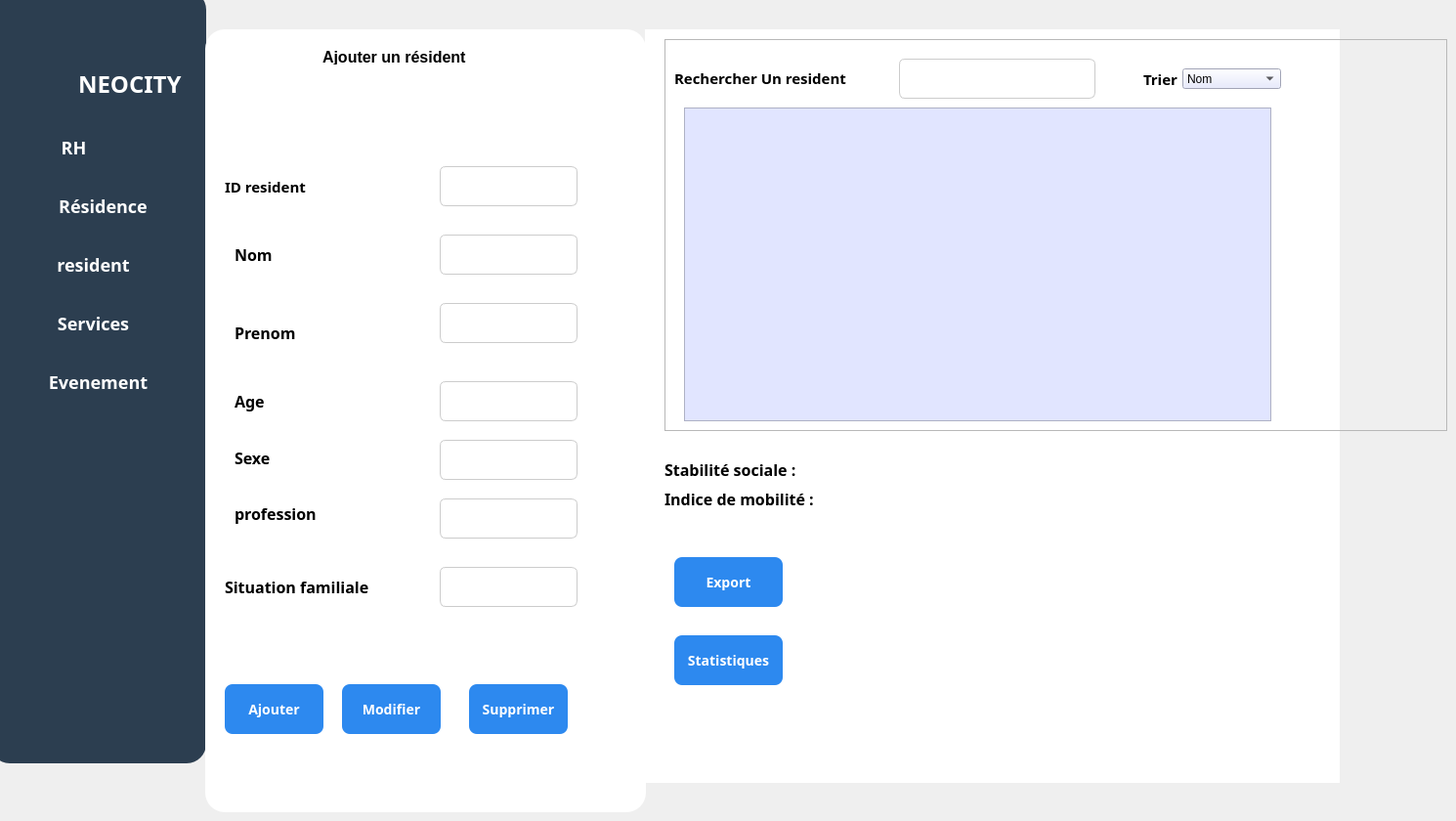
    <widget class="QWidget" name="page">
     <widget class="QFrame" name="frame_5">
      <property name="geometry">
       <rect>
        <x>-10</x>
        <y>-10</y>
        <width>221</width>
        <height>791</height>
       </rect>
      </property>
      <property name="styleSheet">
       <string notr="true">QFrame {
 border-radius: 20px;
background-color : #2C3E50;
}</string>
      </property>
      <property name="frameShape">
       <enum>QFrame::Shape::StyledPanel</enum>
      </property>
      <property name="frameShadow">
       <enum>QFrame::Shadow::Raised</enum>
      </property>
      <widget class="QLabel" name="label_32">
       <property name="geometry">
        <rect>
         <x>90</x>
         <y>80</y>
         <width>121</width>
         <height>31</height>
        </rect>
       </property>
       <property name="font">
        <font>
         <family>Bahnschrift</family>
         <pointsize>18</pointsize>
         <bold>true</bold>
        </font>
       </property>
       <property name="styleSheet">
        <string notr="true">color: rgb(255, 255, 255);</string>
       </property>
       <property name="text">
        <string>NEOCITY</string>
       </property>
      </widget>
      <widget class="QPushButton" name="RH_2">
       <property name="geometry">
        <rect>
         <x>20</x>
         <y>130</y>
         <width>131</width>
         <height>61</height>
        </rect>
       </property>
       <property name="font">
        <font>
         <family>Bahnschrift</family>
         <pointsize>-1</pointsize>
         <bold>true</bold>
        </font>
       </property>
       <property name="styleSheet">
        <string notr="true">QPushButton {
    background-color: #2C3E50;
    color: white;
    border-radius: 8px;
    padding: 10px;
    font-size: 18px;
}
QPushButton:hover {
    background-color: #1E5BB8;
}
QPushButton:pressed {
    background-color: #FFFFFF;
}</string>
       </property>
       <property name="text">
        <string>RH</string>
       </property>
      </widget>
      <widget class="QPushButton" name="residence_3">
       <property name="geometry">
        <rect>
         <x>30</x>
         <y>190</y>
         <width>171</width>
         <height>61</height>
        </rect>
       </property>
       <property name="font">
        <font>
         <family>Bahnschrift</family>
         <pointsize>-1</pointsize>
         <bold>true</bold>
        </font>
       </property>
       <property name="styleSheet">
        <string notr="true">QPushButton {
    background-color: #2C3E50;
    color: white;
    border-radius: 8px;
    padding: 10px;
    font-size: 18px;
}
QPushButton:hover {
    background-color: #1E5BB8;
}
QPushButton:pressed {
    background-color: #FFFFFF;
}</string>
       </property>
       <property name="text">
        <string>Résidence</string>
       </property>
      </widget>
      <widget class="QPushButton" name="resident">
       <property name="geometry">
        <rect>
         <x>20</x>
         <y>250</y>
         <width>171</width>
         <height>61</height>
        </rect>
       </property>
       <property name="font">
        <font>
         <family>Bahnschrift</family>
         <pointsize>-1</pointsize>
         <bold>true</bold>
        </font>
       </property>
       <property name="styleSheet">
        <string notr="true">QPushButton {
    background-color: #2C3E50;
    color: white;
    border-radius: 8px;
    padding: 10px;
    font-size: 18px;
}
QPushButton:hover {
    background-color: #1E5BB8;
}
QPushButton:pressed {
    background-color: #FFFFFF;
}</string>
       </property>
       <property name="text">
        <string>resident</string>
       </property>
      </widget>
      <widget class="QPushButton" name="Evenements_2">
       <property name="geometry">
        <rect>
         <x>20</x>
         <y>370</y>
         <width>181</width>
         <height>61</height>
        </rect>
       </property>
       <property name="font">
        <font>
         <family>Bahnschrift</family>
         <pointsize>-1</pointsize>
         <bold>true</bold>
        </font>
       </property>
       <property name="styleSheet">
        <string notr="true">QPushButton {
    background-color: #2C3E50;
    color: white;
    border-radius: 8px;
    padding: 10px;
    font-size: 18px;
}
QPushButton:hover {
    background-color: #1E5BB8;
}
QPushButton:pressed {
    background-color: #FFFFFF;
}</string>
       </property>
       <property name="text">
        <string>Evenement</string>
       </property>
      </widget>
      <widget class="QPushButton" name="service">
       <property name="geometry">
        <rect>
         <x>20</x>
         <y>310</y>
         <width>171</width>
         <height>61</height>
        </rect>
       </property>
       <property name="font">
        <font>
         <family>Bahnschrift</family>
         <pointsize>-1</pointsize>
         <bold>true</bold>
        </font>
       </property>
       <property name="styleSheet">
        <string notr="true">QPushButton {
    background-color: #2C3E50;
    color: white;
    border-radius: 8px;
    padding: 10px;
    font-size: 18px;
}
QPushButton:hover {
    background-color: #1E5BB8;
}
QPushButton:pressed {
    background-color: #FFFFFF;
}</string>
       </property>
       <property name="text">
        <string>Services</string>
       </property>
      </widget>
      <widget class="QLabel" name="label_53">
       <property name="geometry">
        <rect>
         <x>30</x>
         <y>70</y>
         <width>51</width>
         <height>51</height>
        </rect>
       </property>
       <property name="text">
        <string/>
       </property>
       <property name="textFormat">
        <enum>Qt::TextFormat::MarkdownText</enum>
       </property>
       <property name="pixmap">
        <pixmap resource="img.qrc">:/cropped_circle_image.png</pixmap>
       </property>
       <property name="scaledContents">
        <bool>true</bool>
       </property>
       <property name="wordWrap">
        <bool>false</bool>
       </property>
       <property name="openExternalLinks">
        <bool>false</bool>
       </property>
       <property name="textInteractionFlags">
        <set>Qt::TextInteractionFlag::NoTextInteraction</set>
       </property>
      </widget>
     </widget>
     <widget class="QPushButton" name="pushButton_149">
      <property name="geometry">
       <rect>
        <x>740</x>
        <y>680</y>
        <width>101</width>
        <height>51</height>
       </rect>
      </property>
      <property name="font">
       <font>
        <family>Bahnschrift</family>
        <pointsize>-1</pointsize>
        <bold>true</bold>
       </font>
      </property>
      <property name="styleSheet">
       <string notr="true">QPushButton {
    background-color: #2D89EF;
    color: white;
    border-radius: 8px;
    padding: 10px;
    font-size: 14px;
}
QPushButton:hover {
    background-color: #1E5BB8;
}
QPushButton:pressed {
    background-color: #FFFFFF;
}</string>
      </property>
      <property name="text">
       <string>Statistique</string>
      </property>
     </widget>
     <widget class="QLabel" name="label_293">
      <property name="geometry">
       <rect>
        <x>660</x>
        <y>30</y>
        <width>711</width>
        <height>771</height>
       </rect>
      </property>
      <property name="styleSheet">
       <string notr="true">background-color: rgb(255, 255, 255);</string>
      </property>
      <property name="text">
       <string/>
      </property>
     </widget>
     <widget class="QFrame" name="Ajouter_3">
      <property name="geometry">
       <rect>
        <x>210</x>
        <y>30</y>
        <width>451</width>
        <height>801</height>
       </rect>
      </property>
      <property name="styleSheet">
       <string notr="true">#Ajouter {
border: 2px solid black;
	
	border-color: rgb(219, 220, 255);
}

QFrame {
background-color : #ffffff;
 border-radius: 20px
}</string>
      </property>
      <property name="frameShape">
       <enum>QFrame::Shape::StyledPanel</enum>
      </property>
      <property name="frameShadow">
       <enum>QFrame::Shadow::Raised</enum>
      </property>
      <widget class="QLabel" name="label_45">
       <property name="geometry">
        <rect>
         <x>120</x>
         <y>20</y>
         <width>211</width>
         <height>16</height>
        </rect>
       </property>
       <property name="font">
        <font>
         <family>Arial</family>
         <pointsize>12</pointsize>
         <bold>true</bold>
        </font>
       </property>
       <property name="styleSheet">
        <string notr="true">color: rgb(255, 255, 255);
color: rgb(0, 0, 0);</string>
       </property>
       <property name="text">
        <string>Ajouter un résident</string>
       </property>
      </widget>
      <widget class="QLabel" name="label_49">
       <property name="geometry">
        <rect>
         <x>20</x>
         <y>150</y>
         <width>131</width>
         <height>21</height>
        </rect>
       </property>
       <property name="font">
        <font>
         <family>Rockwell</family>
         <pointsize>11</pointsize>
         <bold>true</bold>
        </font>
       </property>
       <property name="styleSheet">
        <string notr="true">color: rgb(255, 255, 255);
color: rgb(0, 0, 0);</string>
       </property>
       <property name="text">
        <string>ID resident</string>
       </property>
      </widget>
      <widget class="QLineEdit" name="lineEdit_situation">
       <property name="geometry">
        <rect>
         <x>240</x>
         <y>550</y>
         <width>141</width>
         <height>41</height>
        </rect>
       </property>
       <property name="styleSheet">
        <string notr="true">QLineEdit {
	color: rgb(0, 0, 0);
    border: 1px solid #ccc;
    border-radius: 6px;
    padding: 8px;
    font-size: 12px;
}
QLineEdit:focus {
    border: 1px solid #2D89EF;
    background-color: #FFFFFF;
}</string>
       </property>
      </widget>
      <widget class="QLineEdit" name="lineEdit_age">
       <property name="geometry">
        <rect>
         <x>240</x>
         <y>360</y>
         <width>141</width>
         <height>41</height>
        </rect>
       </property>
       <property name="styleSheet">
        <string notr="true">QLineEdit {
	color: rgb(0, 0, 0);
	color: rgb(0, 0, 0);
    border: 1px solid #ccc;
    border-radius: 6px;
    padding: 8px;
    font-size: 12px;
}
QLineEdit:focus {
    border: 1px solid #2D89EF;
    background-color: #FFFFFF;
}</string>
       </property>
      </widget>
      <widget class="QLineEdit" name="lineEdit_profession">
       <property name="geometry">
        <rect>
         <x>240</x>
         <y>480</y>
         <width>141</width>
         <height>41</height>
        </rect>
       </property>
       <property name="styleSheet">
        <string notr="true">QLineEdit {
	color: rgb(0, 0, 0);
    border: 1px solid #ccc;
    border-radius: 6px;
    padding: 8px;
    font-size: 12px;
}
QLineEdit:focus {
    border: 1px solid #2D89EF;
    background-color: #FFFFFF;
}</string>
       </property>
      </widget>
      <widget class="QLineEdit" name="lineEdit_nom">
       <property name="geometry">
        <rect>
         <x>240</x>
         <y>210</y>
         <width>141</width>
         <height>41</height>
        </rect>
       </property>
       <property name="styleSheet">
        <string notr="true">QLineEdit {
	color: rgb(0, 0, 0);
	color: rgb(0, 0, 0);
    border: 1px solid #ccc;
    border-radius: 6px;
    padding: 8px;
    font-size: 12px;
}
QLineEdit:focus {
    border: 1px solid #2D89EF;
    background-color: #FFFFFF;
}</string>
       </property>
      </widget>
      <widget class="QLabel" name="label_48">
       <property name="geometry">
        <rect>
         <x>30</x>
         <y>480</y>
         <width>111</width>
         <height>31</height>
        </rect>
       </property>
       <property name="font">
        <font>
         <family>Rockwell</family>
         <pointsize>12</pointsize>
         <bold>true</bold>
        </font>
       </property>
       <property name="styleSheet">
        <string notr="true">color: rgb(255, 255, 255);
color: rgb(0, 0, 0);</string>
       </property>
       <property name="text">
        <string>profession</string>
       </property>
      </widget>
      <widget class="QLabel" name="label_46">
       <property name="geometry">
        <rect>
         <x>30</x>
         <y>220</y>
         <width>49</width>
         <height>21</height>
        </rect>
       </property>
       <property name="font">
        <font>
         <family>Rockwell</family>
         <pointsize>12</pointsize>
         <bold>true</bold>
        </font>
       </property>
       <property name="styleSheet">
        <string notr="true">color: rgb(255, 255, 255);
color: rgb(0, 0, 0);</string>
       </property>
       <property name="text">
        <string>Nom</string>
       </property>
      </widget>
      <widget class="QLineEdit" name="lineEdit_prenom">
       <property name="geometry">
        <rect>
         <x>240</x>
         <y>280</y>
         <width>141</width>
         <height>41</height>
        </rect>
       </property>
       <property name="styleSheet">
        <string notr="true">QLineEdit {
	color: rgb(0, 0, 0);
	color: rgb(0, 0, 0);
    border: 1px solid #ccc;
    border-radius: 6px;
    padding: 8px;
    font-size: 12px;
}
QLineEdit:focus {
    border: 1px solid #2D89EF;
    background-color: #FFFFFF;
}</string>
       </property>
      </widget>
      <widget class="QLabel" name="label_47">
       <property name="geometry">
        <rect>
         <x>20</x>
         <y>560</y>
         <width>191</width>
         <height>21</height>
        </rect>
       </property>
       <property name="font">
        <font>
         <family>Rockwell</family>
         <pointsize>12</pointsize>
         <bold>true</bold>
        </font>
       </property>
       <property name="styleSheet">
        <string notr="true">color: rgb(255, 255, 255);
color: rgb(0, 0, 0);</string>
       </property>
       <property name="text">
        <string>Situation familiale</string>
       </property>
      </widget>
      <widget class="QLineEdit" name="lineEdit_sexe">
       <property name="geometry">
        <rect>
         <x>240</x>
         <y>420</y>
         <width>141</width>
         <height>41</height>
        </rect>
       </property>
       <property name="styleSheet">
        <string notr="true">QLineEdit {
	color: rgb(0, 0, 0);
    border: 1px solid #ccc;
    border-radius: 6px;
    padding: 8px;
    font-size: 12px;
}
QLineEdit:focus {
    border: 1px solid #2D89EF;
    background-color: #FFFFFF;
}</string>
       </property>
      </widget>
      <widget class="QLineEdit" name="lineEdit_idresident">
       <property name="geometry">
        <rect>
         <x>240</x>
         <y>140</y>
         <width>141</width>
         <height>41</height>
        </rect>
       </property>
       <property name="styleSheet">
        <string notr="true">QLineEdit {
	color: rgb(0, 0, 0);
    border: 1px solid #ccc;
    border-radius: 6px;
    padding: 8px;
    font-size: 12px;
}
QLineEdit:focus {
    border: 1px solid #2D89EF;
    background-color: #FFFFFF;
}</string>
       </property>
       <property name="text">
        <string/>
       </property>
      </widget>
      <widget class="QLabel" name="label_50">
       <property name="geometry">
        <rect>
         <x>30</x>
         <y>430</y>
         <width>61</width>
         <height>16</height>
        </rect>
       </property>
       <property name="font">
        <font>
         <family>Rockwell</family>
         <pointsize>12</pointsize>
         <bold>true</bold>
        </font>
       </property>
       <property name="styleSheet">
        <string notr="true">color: rgb(255, 255, 255);
color: rgb(0, 0, 0);</string>
       </property>
       <property name="text">
        <string>Sexe</string>
       </property>
      </widget>
      <widget class="QLabel" name="label_68">
       <property name="geometry">
        <rect>
         <x>30</x>
         <y>300</y>
         <width>91</width>
         <height>21</height>
        </rect>
       </property>
       <property name="font">
        <font>
         <family>Rockwell</family>
         <pointsize>12</pointsize>
         <bold>true</bold>
        </font>
       </property>
       <property name="styleSheet">
        <string notr="true">color: rgb(255, 255, 255);
color: rgb(0, 0, 0);</string>
       </property>
       <property name="text">
        <string>Prenom</string>
       </property>
      </widget>
      <widget class="QLabel" name="label_51">
       <property name="geometry">
        <rect>
         <x>30</x>
         <y>370</y>
         <width>49</width>
         <height>21</height>
        </rect>
       </property>
       <property name="font">
        <font>
         <family>Rockwell</family>
         <pointsize>12</pointsize>
         <bold>true</bold>
        </font>
       </property>
       <property name="styleSheet">
        <string notr="true">color: rgb(255, 255, 255);
color: rgb(0, 0, 0);</string>
       </property>
       <property name="text">
        <string>Age</string>
       </property>
      </widget>
      <widget class="QPushButton" name="btn_supprimer">
       <property name="geometry">
        <rect>
         <x>270</x>
         <y>670</y>
         <width>101</width>
         <height>51</height>
        </rect>
       </property>
       <property name="font">
        <font>
         <family>Bahnschrift</family>
         <pointsize>-1</pointsize>
         <bold>true</bold>
        </font>
       </property>
       <property name="styleSheet">
        <string notr="true">QPushButton {
    background-color: #2D89EF;
    color: white;
    border-radius: 8px;
    padding: 10px;
    font-size: 14px;
}
QPushButton:hover {
    background-color: #1E5BB8;
}
QPushButton:pressed {
    background-color: #FFFFFF;
}</string>
       </property>
       <property name="text">
        <string>Supprimer</string>
       </property>
      </widget>
      <widget class="QPushButton" name="btn_modifier">
       <property name="geometry">
        <rect>
         <x>140</x>
         <y>670</y>
         <width>101</width>
         <height>51</height>
        </rect>
       </property>
       <property name="font">
        <font>
         <family>Bahnschrift</family>
         <pointsize>-1</pointsize>
         <bold>true</bold>
        </font>
       </property>
       <property name="styleSheet">
        <string notr="true">QPushButton {
    background-color: #2D89EF;
    color: white;
    border-radius: 8px;
    padding: 10px;
    font-size: 14px;
}
QPushButton:hover {
    background-color: #1E5BB8;
}
QPushButton:pressed {
    background-color: #FFFFFF;
}</string>
       </property>
       <property name="text">
        <string>Modifier</string>
       </property>
      </widget>
      <widget class="QPushButton" name="btn_ajouter">
       <property name="geometry">
        <rect>
         <x>20</x>
         <y>670</y>
         <width>101</width>
         <height>51</height>
        </rect>
       </property>
       <property name="font">
        <font>
         <family>Bahnschrift</family>
         <pointsize>-1</pointsize>
         <bold>true</bold>
        </font>
       </property>
       <property name="styleSheet">
        <string notr="true">QPushButton {
    background-color: #2D89EF;
    color: white;
    border-radius: 8px;
    padding: 10px;
    font-size: 14px;
}
QPushButton:hover {
    background-color: #1E5BB8;
}
QPushButton:pressed {
    background-color: #FFFFFF;
}</string>
       </property>
       <property name="text">
        <string>Ajouter</string>
       </property>
      </widget>
     </widget>
     <widget class="QFrame" name="frame_4">
      <property name="geometry">
       <rect>
        <x>680</x>
        <y>40</y>
        <width>801</width>
        <height>401</height>
       </rect>
      </property>
      <property name="frameShape">
       <enum>QFrame::Shape::StyledPanel</enum>
      </property>
      <property name="frameShadow">
       <enum>QFrame::Shadow::Raised</enum>
      </property>
      <widget class="QLabel" name="label_52">
       <property name="geometry">
        <rect>
         <x>10</x>
         <y>29</y>
         <width>211</width>
         <height>21</height>
        </rect>
       </property>
       <property name="font">
        <font>
         <family>Arial Rounded MT</family>
         <pointsize>11</pointsize>
         <bold>true</bold>
        </font>
       </property>
       <property name="styleSheet">
        <string notr="true">color: rgb(0, 0, 0);</string>
       </property>
       <property name="text">
        <string>Rechercher Un resident</string>
       </property>
      </widget>
      <widget class="QLineEdit" name="recherche_residents">
       <property name="geometry">
        <rect>
         <x>240</x>
         <y>20</y>
         <width>201</width>
         <height>41</height>
        </rect>
       </property>
       <property name="styleSheet">
        <string notr="true">QLineEdit {
	color: rgb(0, 0, 0);
    border: 1px solid #ccc;
    border-radius: 6px;
    padding: 8px;
    font-size: 12px;
}
QLineEdit:focus {
    border: 1px solid #2D89EF;
    background-color: #FFFFFF;
}</string>
       </property>
      </widget>
      <widget class="QTableView" name="tableView">
       <property name="geometry">
        <rect>
         <x>20</x>
         <y>70</y>
         <width>601</width>
         <height>321</height>
        </rect>
       </property>
       <property name="styleSheet">
        <string notr="true">border-raduis : 20px;
color: rgb(0, 0, 0);
background-color : #e1e5ff;</string>
       </property>
      </widget>
      <widget class="QLabel" name="label_63">
       <property name="geometry">
        <rect>
         <x>490</x>
         <y>30</y>
         <width>41</width>
         <height>21</height>
        </rect>
       </property>
       <property name="font">
        <font>
         <family>Bahnschrift</family>
         <pointsize>11</pointsize>
         <bold>true</bold>
        </font>
       </property>
       <property name="styleSheet">
        <string notr="true">color: rgb(0, 0, 0);</string>
       </property>
       <property name="text">
        <string>Trier</string>
       </property>
      </widget>
      <widget class="QComboBox" name="comboBox_tri">
       <property name="geometry">
        <rect>
         <x>530</x>
         <y>30</y>
         <width>101</width>
         <height>21</height>
        </rect>
       </property>
       <property name="styleSheet">
        <string notr="true">background-color : #e1e5ff;
color: rgb(0, 0, 0);</string>
       </property>
       <item>
        <property name="text">
         <string>Nom</string>
        </property>
       </item>
       <item>
        <property name="text">
         <string>Age</string>
        </property>
       </item>
       <item>
        <property name="text">
         <string>Sex</string>
        </property>
       </item>
      </widget>
     </widget>
     <widget class="QLabel" name="labelMobilite">
      <property name="geometry">
       <rect>
        <x>680</x>
        <y>500</y>
        <width>561</width>
        <height>21</height>
       </rect>
      </property>
      <property name="font">
       <font>
        <family>Rockwell</family>
        <pointsize>12</pointsize>
        <bold>true</bold>
       </font>
      </property>
      <property name="styleSheet">
       <string notr="true">color: rgb(255, 255, 255);
color: rgb(0, 0, 0);</string>
      </property>
      <property name="text">
       <string>Indice de mobilité :</string>
      </property>
     </widget>
     <widget class="QLabel" name="label_stabilite">
      <property name="geometry">
       <rect>
        <x>680</x>
        <y>470</y>
        <width>561</width>
        <height>21</height>
       </rect>
      </property>
      <property name="font">
       <font>
        <family>Rockwell</family>
        <pointsize>12</pointsize>
        <bold>true</bold>
       </font>
      </property>
      <property name="styleSheet">
       <string notr="true">color: rgb(255, 255, 255);
color: rgb(0, 0, 0);</string>
      </property>
      <property name="text">
       <string>Stabilité sociale :</string>
      </property>
     </widget>
     <widget class="QPushButton" name="btnExportPDF">
      <property name="geometry">
       <rect>
        <x>690</x>
        <y>570</y>
        <width>111</width>
        <height>51</height>
       </rect>
      </property>
      <property name="font">
       <font>
        <family>Bahnschrift</family>
        <pointsize>-1</pointsize>
        <bold>true</bold>
       </font>
      </property>
      <property name="styleSheet">
       <string notr="true">QPushButton {
    background-color: #2D89EF;
    color: white;
    border-radius: 8px;
    padding: 10px;
    font-size: 14px;
}
QPushButton:hover {
    background-color: #1E5BB8;
}
QPushButton:pressed {
    background-color: #FFFFFF;
}</string>
      </property>
      <property name="text">
       <string>Export</string>
      </property>
     </widget>
     <widget class="QPushButton" name="btn_statistiques">
      <property name="geometry">
       <rect>
        <x>690</x>
        <y>650</y>
        <width>111</width>
        <height>51</height>
       </rect>
      </property>
      <property name="font">
       <font>
        <family>Bahnschrift</family>
        <pointsize>-1</pointsize>
        <bold>true</bold>
       </font>
      </property>
      <property name="styleSheet">
       <string notr="true">QPushButton {
    background-color: #2D89EF;
    color: white;
    border-radius: 8px;
    padding: 10px;
    font-size: 14px;
}
QPushButton:hover {
    background-color: #1E5BB8;
}
QPushButton:pressed {
    background-color: #FFFFFF;
}</string>
      </property>
      <property name="text">
       <string>Statistiques</string>
      </property>
     </widget>
     <widget class="QWidget" name="widget_stats" native="true">
      <property name="geometry">
       <rect>
        <x>930</x>
        <y>510</y>
        <width>371</width>
        <height>211</height>
       </rect>
      </property>
     </widget>
    </widget>
